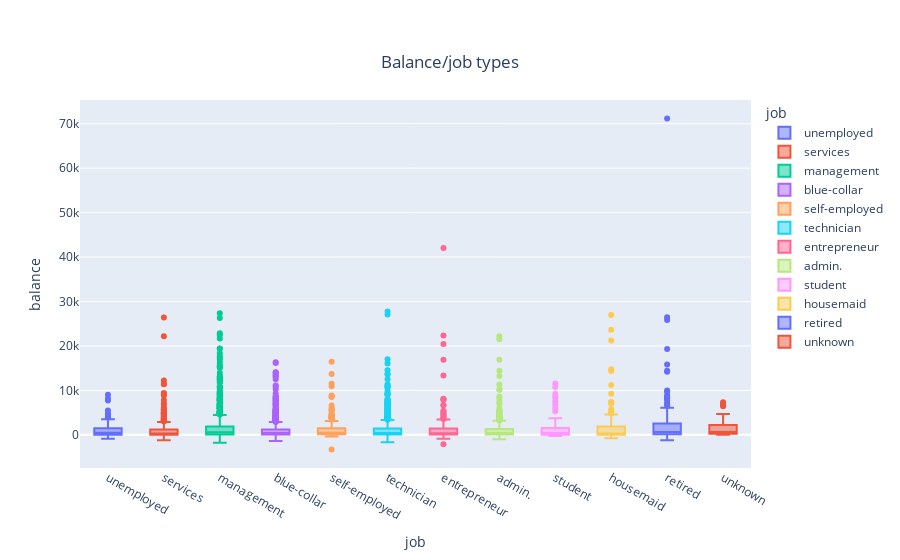

The notebook cell saved with this chart:
### Markdown cell above
Анализ признаков для модели

### Code cell
#box plot for balance across diffrent job types 
import plotly.express as px 
fig=px.box(df,x='job',y='balance',color='job',title='Balance/job types')
fig.update_layout(
     title={
         'y':0.9,
         'x':0.5,
         'xanchor':'center',
         'yanchor':'top'
     }
)
fig.show()

### Figure 1 — Plotly figure (JSON) as saved in the notebook; plotly's stock layout.template omitted (floating-point values rounded to 4 significant figures; data arrays with more than 128 entries replaced by an {"elided": "..."} marker saying what was removed)
{"data": [{"alignmentgroup": "True", "hovertemplate": "job=%{x}<br>balance=%{y}<extra></extra>", "legendgroup": "unemployed", "marker": {"color": "#636efa"}, "name": "unemployed", "notched": false, "offsetgroup": "unemployed", "orientation": "v", "showlegend": true, "type": "box", "x": ["unemployed", "unemployed", "unemployed", "unemployed", "unemployed", "unemployed", "unemployed", "unemployed", "unemployed", "unemployed", "unemployed", "unemployed", "unemployed", "unemployed", "unemployed", "unemployed", "unemployed", "unemployed", "unemployed", "unemployed", "unemployed", "unemployed", "unemployed", "unemployed", "unemployed", "unemployed", "unemployed", "unemployed", "unemployed", "unemployed", "unemployed", "unemployed", "unemployed", "unemployed", "unemployed", "unemployed", "unemployed", "unemployed", "unemployed", "unemployed", "unemployed", "unemployed", "unemployed", "unemployed", "unemployed", "unemployed", "unemployed", "unemployed", "unemployed", "unemployed", "unemployed", "unemployed", "unemployed", "unemployed", "unemployed", "unemployed", "unemployed", "unemployed", "unemployed", "unemployed", "unemployed", "unemployed", "unemployed", "unemployed", "unemployed", "unemployed", "unemployed", "unemployed", "unemployed", "unemployed", "unemployed", "unemployed", "unemployed", "unemployed", "unemployed", "unemployed", "unemployed", "unemployed", "unemployed", "unemployed", "unemployed", "unemployed", "unemployed", "unemployed", "unemployed", "unemployed", "unemployed", "unemployed", "unemployed", "unemployed", "unemployed", "unemployed", "unemployed", "unemployed", "unemployed", "unemployed", "unemployed", "unemployed", "unemployed", "unemployed", "unemployed", "unemployed", "unemployed", "unemployed", "unemployed", "unemployed", "unemployed", "unemployed", "unemployed", "unemployed", "unemployed", "unemployed", "unemployed", "unemployed", "unemployed", "unemployed", "unemployed", "unemployed", "unemployed", "unemployed", "unemployed", "unemployed", "unemployed", "unemployed", "unemployed", "unemployed", "unemployed", "unemployed"], "x0": " ", "xaxis": "x", "y": [1787, 219, 406, 3391, 119, -249, 1634, 0, 16, 1147, 1064, 1760, 978, 383, 296, 757, 66, 0, 0, 1594, 1281, 2, 168, 1772, 3276, 178, 0, 454, 991, 977, 0, 541, 7744, -129, 9019, 3945, 0, 769, 728, 385, 759, 744, 655, 415, 1798, 486, 507, 960, 4565, 980, 705, -770, 3188, 343, -186, -13, 255, 0, 591, 817, -363, 780, -471, 1449, 596, 622, 1210, 2400, 1289, 3242, 32, 4232, 2613, 3533, 1266, 377, 816, 1770, 10, 461, 0, 610, 1, 109, 717, 4809, 819, 0, -9, 157, 2921, 23, 8131, 34, -471, 0, 336, 5462, 304, 0, 270, 302, -110, 1666, 4094, -673, -384, 58, 24, 3274, 385, 142, 3529, 20, 180, 802, 94, -872, 1978, 2812, 3357, 2116, -35, 302, 304, 1577, 315, -166], "y0": " ", "yaxis": "y"}, {"alignmentgroup": "True", "hovertemplate": "job=%{x}<br>balance=%{y}<extra></extra>", "legendgroup": "services", "marker": {"color": "#EF553B"}, "name": "services", "notched": false, "offsetgroup": "services", "orientation": "v", "showlegend": true, "type": "box", "x": {"elided": "417 str values"}, "x0": " ", "xaxis": "x", "y": {"elided": "417 int values"}, "y0": " ", "yaxis": "y"}, {"alignmentgroup": "True", "hovertemplate": "job=%{x}<br>balance=%{y}<extra></extra>", "legendgroup": "management", "marker": {"color": "#00cc96"}, "name": "management", "notched": false, "offsetgroup": "management", "orientation": "v", "showlegend": true, "type": "box", "x": {"elided": "969 str values"}, "x0": " ", "xaxis": "x", "y": {"elided": "969 int values"}, "y0": " ", "yaxis": "y"}, {"alignmentgroup": "True", "hovertemplate": "job=%{x}<br>balance=%{y}<extra></extra>", "legendgroup": "blue-collar", "marker": {"color": "#ab63fa"}, "name": "blue-collar", "notched": false, "offsetgroup": "blue-collar", "orientation": "v", "showlegend": true, "type": "box", "x": {"elided": "946 str values"}, "x0": " ", "xaxis": "x", "y": {"elided": "946 int values"}, "y0": " ", "yaxis": "y"}, {"alignmentgroup": "True", "hovertemplate": "job=%{x}<br>balance=%{y}<extra></extra>", "legendgroup": "self-employed", "marker": {"color": "#FFA15A"}, "name": "self-employed", "notched": false, "offsetgroup": "self-employed", "orientation": "v", "showlegend": true, "type": "box", "x": {"elided": "183 str values"}, "x0": " ", "xaxis": "x", "y": {"elided": "183 int values"}, "y0": " ", "yaxis": "y"}, {"alignmentgroup": "True", "hovertemplate": "job=%{x}<br>balance=%{y}<extra></extra>", "legendgroup": "technician", "marker": {"color": "#19d3f3"}, "name": "technician", "notched": false, "offsetgroup": "technician", "orientation": "v", "showlegend": true, "type": "box", "x": {"elided": "768 str values"}, "x0": " ", "xaxis": "x", "y": {"elided": "768 int values"}, "y0": " ", "yaxis": "y"}, {"alignmentgroup": "True", "hovertemplate": "job=%{x}<br>balance=%{y}<extra></extra>", "legendgroup": "entrepreneur", "marker": {"color": "#FF6692"}, "name": "entrepreneur", "notched": false, "offsetgroup": "entrepreneur", "orientation": "v", "showlegend": true, "type": "box", "x": {"elided": "168 str values"}, "x0": " ", "xaxis": "x", "y": {"elided": "168 int values"}, "y0": " ", "yaxis": "y"}, {"alignmentgroup": "True", "hovertemplate": "job=%{x}<br>balance=%{y}<extra></extra>", "legendgroup": "admin.", "marker": {"color": "#B6E880"}, "name": "admin.", "notched": false, "offsetgroup": "admin.", "orientation": "v", "showlegend": true, "type": "box", "x": {"elided": "478 str values"}, "x0": " ", "xaxis": "x", "y": {"elided": "478 int values"}, "y0": " ", "yaxis": "y"}, {"alignmentgroup": "True", "hovertemplate": "job=%{x}<br>balance=%{y}<extra></extra>", "legendgroup": "student", "marker": {"color": "#FF97FF"}, "name": "student", "notched": false, "offsetgroup": "student", "orientation": "v", "showlegend": true, "type": "box", "x": ["student", "student", "student", "student", "student", "student", "student", "student", "student", "student", "student", "student", "student", "student", "student", "student", "student", "student", "student", "student", "student", "student", "student", "student", "student", "student", "student", "student", "student", "student", "student", "student", "student", "student", "student", "student", "student", "student", "student", "student", "student", "student", "student", "student", "student", "student", "student", "student", "student", "student", "student", "student", "student", "student", "student", "student", "student", "student", "student", "student", "student", "student", "student", "student", "student", "student", "student", "student", "student", "student", "student", "student", "student", "student", "student", "student", "student", "student", "student", "student", "student", "student", "student", "student"], "x0": " ", "xaxis": "x", "y": [502, 2488, 331, 9216, 3096, 872, 260, 2572, 780, 103, 378, 11555, 459, 1161, 1790, 2929, -230, 279, 1281, 5291, 291, 8494, 549, 1116, 0, 1021, 0, 47, 1562, 0, 304, 1191, 10788, 0, 34, 0, 3472, 213, 145, 1566, 508, 671, 822, 681, 4, 0, 203, 5, 2488, 807, -7, 7513, 1387, 3733, 137, 302, 1694, 118, 691, 1433, 25, 3298, 1169, 0, 1309, 6, 64, 153, 0, 268, 5969, 28, 294, 1847, -147, 8, 6844, -148, 260, 386, 10, 8366, 330, 246], "y0": " ", "yaxis": "y"}, {"alignmentgroup": "True", "hovertemplate": "job=%{x}<br>balance=%{y}<extra></extra>", "legendgroup": "housemaid", "marker": {"color": "#FECB52"}, "name": "housemaid", "notched": false, "offsetgroup": "housemaid", "orientation": "v", "showlegend": true, "type": "box", "x": ["housemaid", "housemaid", "housemaid", "housemaid", "housemaid", "housemaid", "housemaid", "housemaid", "housemaid", "housemaid", "housemaid", "housemaid", "housemaid", "housemaid", "housemaid", "housemaid", "housemaid", "housemaid", "housemaid", "housemaid", "housemaid", "housemaid", "housemaid", "housemaid", "housemaid", "housemaid", "housemaid", "housemaid", "housemaid", "housemaid", "housemaid", "housemaid", "housemaid", "housemaid", "housemaid", "housemaid", "housemaid", "housemaid", "housemaid", "housemaid", "housemaid", "housemaid", "housemaid", "housemaid", "housemaid", "housemaid", "housemaid", "housemaid", "housemaid", "housemaid", "housemaid", "housemaid", "housemaid", "housemaid", "housemaid", "housemaid", "housemaid", "housemaid", "housemaid", "housemaid", "housemaid", "housemaid", "housemaid", "housemaid", "housemaid", "housemaid", "housemaid", "housemaid", "housemaid", "housemaid", "housemaid", "housemaid", "housemaid", "housemaid", "housemaid", "housemaid", "housemaid", "housemaid", "housemaid", "housemaid", "housemaid", "housemaid", "housemaid", "housemaid", "housemaid", "housemaid", "housemaid", "housemaid", "housemaid", "housemaid", "housemaid", "housemaid", "housemaid", "housemaid", "housemaid", "housemaid", "housemaid", "housemaid", "housemaid", "housemaid", "housemaid", "housemaid", "housemaid", "housemaid", "housemaid", "housemaid", "housemaid", "housemaid", "housemaid", "housemaid", "housemaid", "housemaid"], "x0": " ", "xaxis": "x", "y": [543, 0, 499, 7082, 209, 11219, 395, 497, 0, 136, 7317, 201, 189, 23663, 3706, 14752, 39, 254, 16, 976, 26965, 94, 7353, 0, 231, 419, 50, 768, 5278, 501, 517, 0, 1238, 19, -278, 345, 889, 3232, 21244, 7195, 0, 22, 145, 1832, 1265, 3, 3727, 145, 1924, 370, 287, 419, 20, 0, 565, 104, 25, 109, 0, 212, 158, 2705, 0, 235, 1327, 9228, 848, 0, 0, 3940, 443, 4610, 306, 260, 357, 0, 1922, 0, 435, 2179, 14363, 174, 198, 5774, 0, 4994, 0, 1040, 30, 139, 492, 249, 19, 83, 4848, 460, 0, 2581, 21, 70, 2880, 868, -759, 2929, 0, -6, 364, 3232, 195, 0, 267, 1], "y0": " ", "yaxis": "y"}, {"alignmentgroup": "True", "hovertemplate": "job=%{x}<br>balance=%{y}<extra></extra>", "legendgroup": "retired", "marker": {"color": "#636efa"}, "name": "retired", "notched": false, "offsetgroup": "retired", "orientation": "v", "showlegend": true, "type": "box", "x": {"elided": "230 str values"}, "x0": " ", "xaxis": "x", "y": {"elided": "230 int values"}, "y0": " ", "yaxis": "y"}, {"alignmentgroup": "True", "hovertemplate": "job=%{x}<br>balance=%{y}<extra></extra>", "legendgroup": "unknown", "marker": {"color": "#EF553B"}, "name": "unknown", "notched": false, "offsetgroup": "unknown", "orientation": "v", "showlegend": true, "type": "box", "x": ["unknown", "unknown", "unknown", "unknown", "unknown", "unknown", "unknown", "unknown", "unknown", "unknown", "unknown", "unknown", "unknown", "unknown", "unknown", "unknown", "unknown", "unknown", "unknown", "unknown", "unknown", "unknown", "unknown", "unknown", "unknown", "unknown", "unknown", "unknown", "unknown", "unknown", "unknown", "unknown", "unknown", "unknown", "unknown", "unknown", "unknown", "unknown"], "x0": " ", "xaxis": "x", "y": [1567, 1699, 142, 0, 159, 2206, 2508, 895, 365, 301, 2727, 6421, 13, 181, 300, 1937, 286, 1317, 2319, 732, 558, 137, 677, 1157, 634, 247, 0, 2731, 341, 367, 7337, 6836, 0, 353, 3940, 914, 4717, 44], "y0": " ", "yaxis": "y"}], "layout": {"boxmode": "overlay", "legend": {"title": {"text": "job"}, "tracegroupgap": 0}, "title": {"text": "Balance/job types", "x": 0.5, "xanchor": "center", "y": 0.9, "yanchor": "top"}, "xaxis": {"anchor": "y", "categoryarray": ["unemployed", "services", "management", "blue-collar", "self-employed", "technician", "entrepreneur", "admin.", "student", "housemaid", "retired", "unknown"], "categoryorder": "array", "domain": [0, 1], "title": {"text": "job"}}, "yaxis": {"anchor": "x", "domain": [0, 1], "title": {"text": "balance"}}}}
